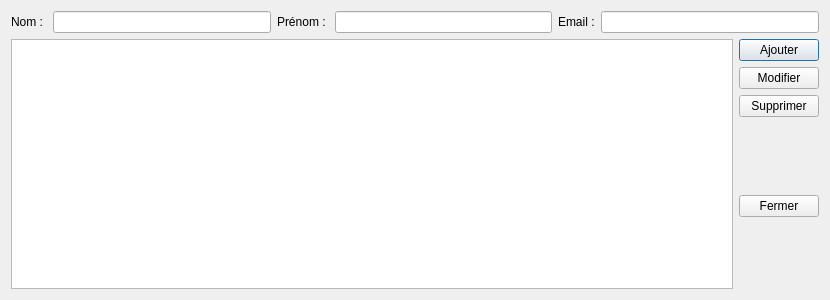
<?xml version="1.0" encoding="UTF-8"?>
<ui version="4.0">
 <class>StudentsManager</class>
 <widget class="QDialog" name="StudentsManager">
  <property name="windowModality">
   <enum>Qt::WindowModal</enum>
  </property>
  <property name="geometry">
   <rect>
    <x>0</x>
    <y>0</y>
    <width>830</width>
    <height>300</height>
   </rect>
  </property>
  <property name="windowTitle">
   <string>Gestionnaire des élèves</string>
  </property>
  <property name="toolTip">
   <string/>
  </property>
  <property name="toolTipDuration">
   <number>-1</number>
  </property>
  <layout class="QVBoxLayout" name="verticalLayout_2">
   <item>
    <layout class="QHBoxLayout" name="horizontalLayout">
     <item>
      <widget class="QLabel" name="label">
       <property name="text">
        <string>Nom : </string>
       </property>
      </widget>
     </item>
     <item>
      <widget class="QLineEdit" name="lineEdit_name"/>
     </item>
     <item>
      <widget class="QLabel" name="label_2">
       <property name="text">
        <string>Prénom : </string>
       </property>
      </widget>
     </item>
     <item>
      <widget class="QLineEdit" name="lineEdit_firstName"/>
     </item>
     <item>
      <widget class="QLabel" name="label_3">
       <property name="text">
        <string>Email :</string>
       </property>
      </widget>
     </item>
     <item>
      <widget class="QLineEdit" name="lineEdit_email"/>
     </item>
    </layout>
   </item>
   <item>
    <layout class="QHBoxLayout" name="horizontalLayout_2">
     <item>
      <widget class="QListWidget" name="list_students"/>
     </item>
     <item>
      <layout class="QVBoxLayout" name="verticalLayout">
       <item>
        <widget class="QPushButton" name="pushButton_add">
         <property name="text">
          <string>Ajouter</string>
         </property>
        </widget>
       </item>
       <item>
        <widget class="QPushButton" name="pushButton_update">
         <property name="text">
          <string>Modifier</string>
         </property>
        </widget>
       </item>
       <item>
        <widget class="QPushButton" name="pushButton_delete">
         <property name="text">
          <string>Supprimer</string>
         </property>
        </widget>
       </item>
       <item>
        <spacer name="verticalSpacer_2">
         <property name="orientation">
          <enum>Qt::Vertical</enum>
         </property>
         <property name="sizeHint" stdset="0">
          <size>
           <width>20</width>
           <height>40</height>
          </size>
         </property>
        </spacer>
       </item>
       <item>
        <widget class="QPushButton" name="pushButton_close">
         <property name="text">
          <string>Fermer</string>
         </property>
        </widget>
       </item>
       <item>
        <spacer name="verticalSpacer">
         <property name="orientation">
          <enum>Qt::Vertical</enum>
         </property>
         <property name="sizeHint" stdset="0">
          <size>
           <width>20</width>
           <height>40</height>
          </size>
         </property>
        </spacer>
       </item>
      </layout>
     </item>
    </layout>
   </item>
  </layout>
 </widget>
 <resources/>
 <connections>
  <connection>
   <sender>pushButton_close</sender>
   <signal>clicked()</signal>
   <receiver>StudentsManager</receiver>
   <slot>accept()</slot>
   <hints>
    <hint type="sourcelabel">
     <x>789</x>
     <y>209</y>
    </hint>
    <hint type="destinationlabel">
     <x>825</x>
     <y>227</y>
    </hint>
   </hints>
  </connection>
 </connections>
</ui>
